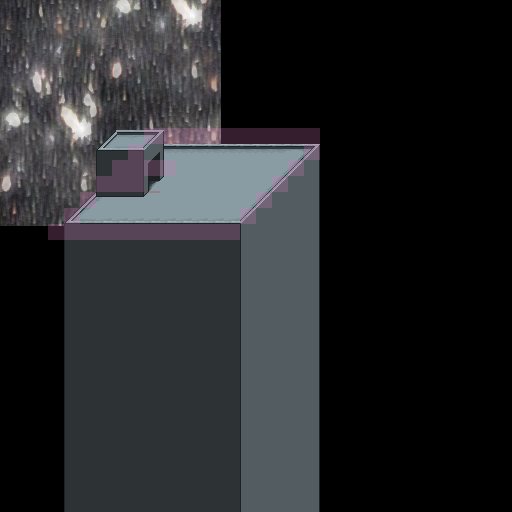

A 2D game scene composited from a Tiled map and its tileset images. What follows is a short description and the map's XML, with each tile layer's data collapsed to a summary:
An orthogonal 32x32 tile map with 16x16 px tiles, 4 tile layers (floor, props, above, collision), 2 tilesets, 2 image layers and 13 objects.

<map version="1.10" tiledversion="1.11.0" orientation="orthogonal" renderorder="right-down" width="32" height="32" tilewidth="16" tileheight="16" infinite="0" nextlayerid="10" nextobjectid="15">
 <properties>
  <property name="music" value="res/audio/music/unrestraint1.ogg" />
  <property name="music_speed" type="float" value="1" />
  <property name="music_volume" type="float" value="1" />
  <property name="tint" value="0,0,20,70" />
 </properties>
 <tileset firstgid="1" source="tilesets/rooftop.tsx" />
 <tileset firstgid="97" source="tilesets/exit_markers.tsx" />
 <imagelayer id="3" name="the never-ending sky">
  <image source="../textures/image/end_sky.png" width="221" height="226" />
  <properties>
   <property name="height" type="int" value="0" />
   <property name="looping" type="bool" value="true" />
   <property name="parallax_x" type="int" value="8" />
   <property name="parallax_y" type="int" value="8" />
   <property name="scroll_y" type="int" value="2" />
  </properties>
 </imagelayer>
 <imagelayer id="4" name="2">
  <image source="../textures/image/end_sky1.png" width="221" height="226" />
  <properties>
   <property name="height" type="int" value="0" />
   <property name="looping" type="bool" value="true" />
   <property name="parallax_x" type="int" value="8" />
   <property name="parallax_y" type="int" value="8" />
   <property name="scroll_y" type="int" value="1" />
  </properties>
 </imagelayer>
 <layer id="1" name="floor" width="32" height="32">
  <data>[1024 cells, 361 non-empty, 36 distinct tile ids]</data>
 </layer>
 <objectgroup id="9" name="entities">
  <object id="11" gid="54" x="144" y="176" width="16" height="16">
   <properties>
    <property name="height" type="int" value="1" />
    <property name="solid" type="bool" value="false" />
   </properties>
  </object>
  <object id="12" gid="62" x="144" y="192" width="16" height="16">
   <properties>
    <property name="solid" type="bool" value="false" />
   </properties>
  </object>
  <object id="14" gid="34" x="144" y="192" width="16" height="16">
   <properties>
    <property name="draw" type="bool" value="false" />
    <property name="file" value="res/data/entity/entrances/walk_warp.json" />
    <property name="warp_map" value="back_room/back_room_floor2.tmx" />
    <property name="warp_x" type="int" value="39" />
    <property name="warp_y" type="int" value="3" />
   </properties>
  </object>
 </objectgroup>
 <objectgroup id="6" name="view the stars">
  <object id="1" gid="8" x="208" y="144" width="16" height="16">
   <properties>
    <property name="file" value="res/data/entity/slide_up.json" />
   </properties>
  </object>
  <object id="2" gid="8" x="192" y="144" width="16" height="16">
   <properties>
    <property name="file" value="res/data/entity/slide_up.json" />
   </properties>
  </object>
  <object id="3" gid="8" x="176" y="144" width="16" height="16">
   <properties>
    <property name="file" value="res/data/entity/slide_up.json" />
   </properties>
  </object>
  <object id="4" gid="8" x="160" y="144" width="16" height="16">
   <properties>
    <property name="file" value="res/data/entity/slide_up.json" />
   </properties>
  </object>
  <object id="5" gid="8" x="144" y="144" width="16" height="16">
   <properties>
    <property name="file" value="res/data/entity/slide_up.json" />
   </properties>
  </object>
  <object id="6" gid="8" x="224" y="144" width="16" height="16">
   <properties>
    <property name="file" value="res/data/entity/slide_up.json" />
   </properties>
  </object>
  <object id="7" gid="8" x="240" y="144" width="16" height="16">
   <properties>
    <property name="file" value="res/data/entity/slide_up.json" />
   </properties>
  </object>
  <object id="8" gid="8" x="256" y="144" width="16" height="16">
   <properties>
    <property name="file" value="res/data/entity/slide_up.json" />
   </properties>
  </object>
  <object id="9" gid="8" x="272" y="144" width="16" height="16">
   <properties>
    <property name="file" value="res/data/entity/slide_up.json" />
   </properties>
  </object>
  <object id="10" gid="8" x="288" y="144" width="16" height="16">
   <properties>
    <property name="file" value="res/data/entity/slide_up.json" />
   </properties>
  </object>
 </objectgroup>
 <layer id="7" name="props" width="32" height="32">
  <data>[1024 cells, 15 non-empty, 15 distinct tile ids]</data>
 </layer>
 <layer id="8" name="above" width="32" height="32">
  <properties>
   <property name="height" type="int" value="1" />
  </properties>
  <data>[1024 cells, 10 non-empty, 10 distinct tile ids]</data>
 </layer>
 <layer id="5" name="collision" width="32" height="32" opacity="0.25">
  <properties>
   <property name="draw" type="bool" value="false" />
  </properties>
  <data>[1024 cells, 40 non-empty, 3 distinct tile ids]</data>
 </layer>
</map>
